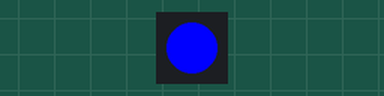
This program was run on a simulated CircuitPython board. Shown: 1 RGB LEDs in strip order, left to right.

Above: at 0.2 s.
At 1.7 s:
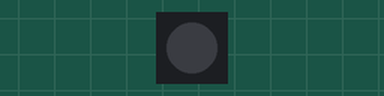
Timing chart, 0 to 3.0 s (numbered marks = the images above):
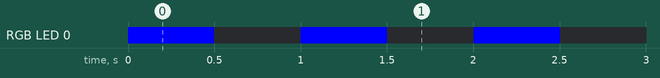

The program:

blink_neopixel.py
```python
import board
import neopixel
import time

on = True

pixels = neopixel.NeoPixel(board.NEOPIXEL, 1)
while True:

    red = 0
    blue = 255
    green = 0

    if( on ):
        pixels[0] = (red, green, blue)
        pixels.show()
    else:
        pixels[0] = (0, 0, 0)
        pixels.show()

    on = not on
    time.sleep(0.5)
```

Measured:
- by itself, RGB LED 0: alternates RGB(0, 0, 255) for 0.50 s and off for 0.50 s
